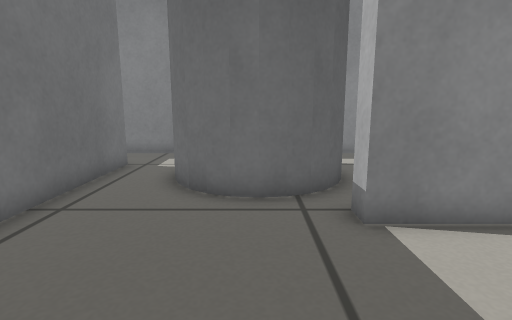
View 1 (above)

16 first-person views from a walk through a Gazebo world. The camera is 0.42 m above the floor, tilts 10° down and sees 80° across. The floor is counted in squares, 0.2 m on a side. Each view is taken from the middle of a square. On the plan, view 1 faces up. The plan holds only what a view shows up to about 17 squares ahead; the rest is blank.

View 2
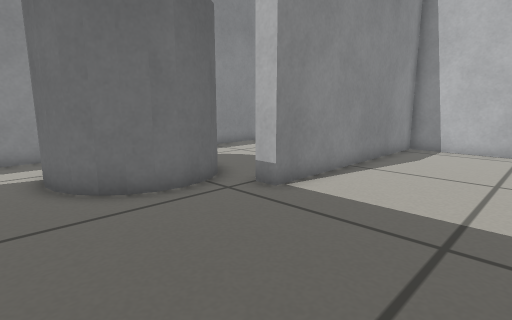

View 3
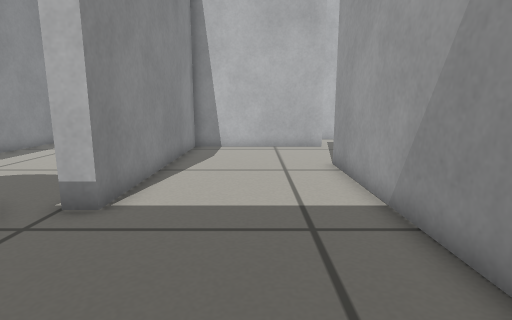

View 4
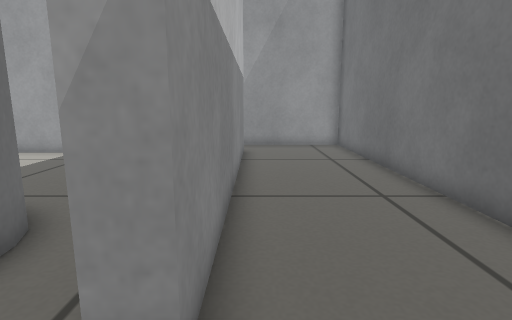

View 5
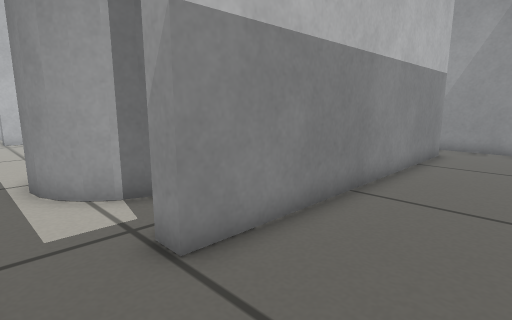

View 6
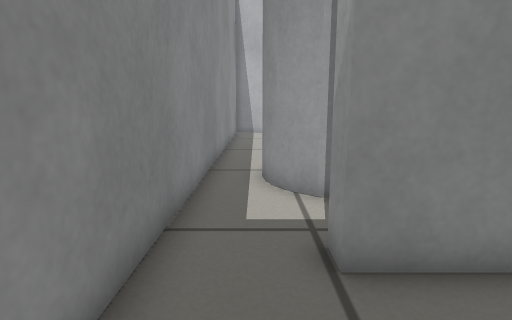

View 7
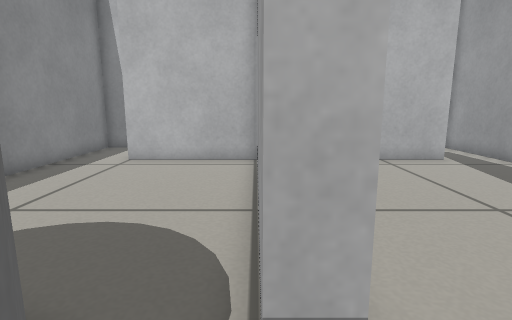

View 8
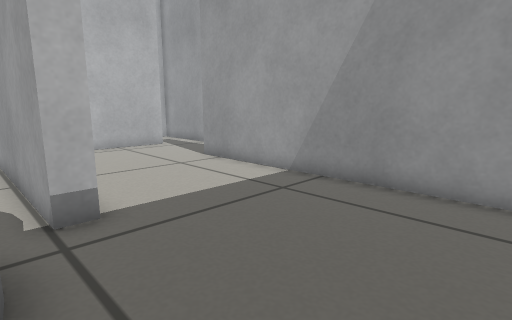

View 9
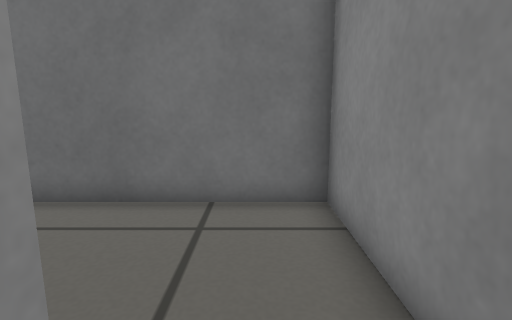

View 10
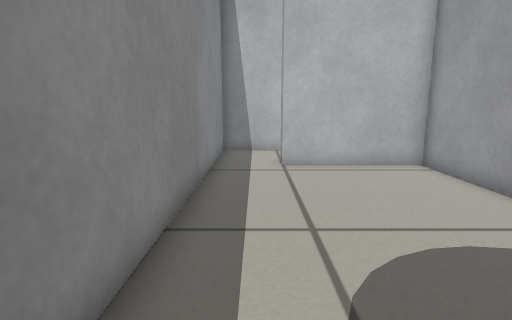

View 11
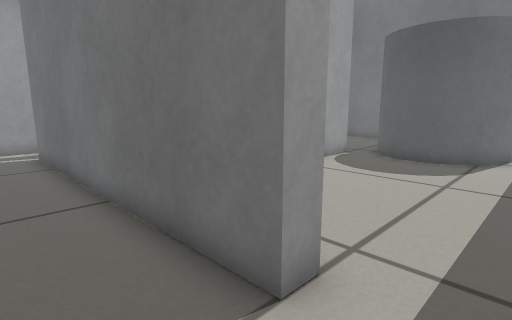

View 12
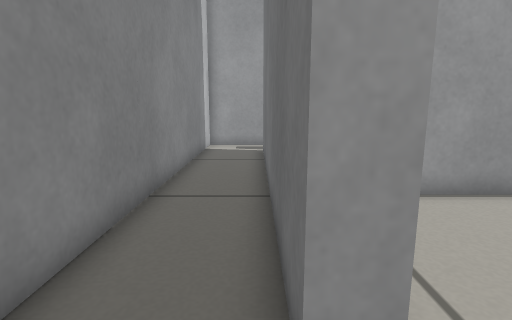

View 13
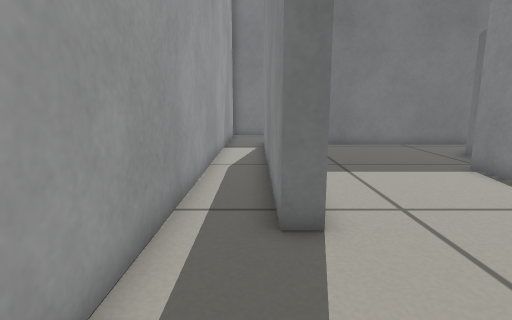

View 14
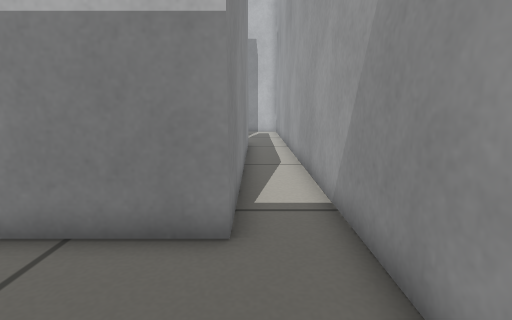

View 15
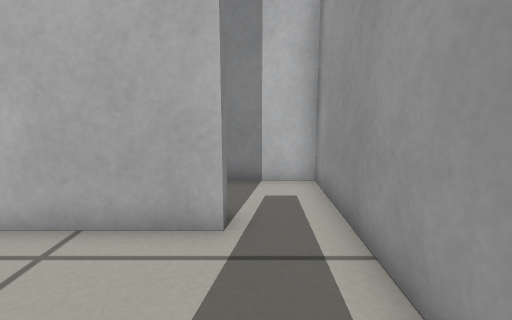

View 16
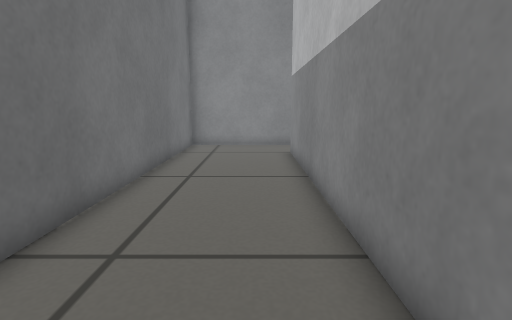

### Floor plan
Key: @ floor where view 1 was taken; # wall or solid block; . floor; C grey cylinder.
Columns run from 11 left of view 1 to 16 right of it. Each row starts with its distance up from view 1.
 14 ############################
 13 #..........................#
 12 #..........C...............#
 11 #........CC CC.........#...#
 10 #.....#..C   C.........#...#
  9 #.....#..C   C.........#...#
  8 #.....#..CC  C.........#...#
  7 #.....#...CCC..........#...#
  6 #.....#......###########...#
  5 #.....#......###########...#
  4 #.....#................#...#
  3 #.....#................#...#
  2 #.....#................#...#
  1 #.....#................#...#
  0 #.....#....@...........#...#
 -1 #.....#############....#...#
 -2 #..........................#
 -3 #..........................#
 -4 ############################

Where each view was taken, in squares from view 1:
view 1: 0 up, 0 right, facing up
view 2: 0 up, 4 left, facing up-right
view 3: 2 up, 4 left, facing right
view 4: 13 up, 6 left, facing down
view 5: 13 up, 9 left, facing down-right
view 6: 12 up, 9 left, facing right
view 7: 6 up, 0 right, facing right
view 8: 7 up, 4 left, facing down-right
view 9: 12 up, 4 left, facing left
view 10: 12 up, 1 right, facing right
view 11: 13 up, 15 right, facing down-left
view 12: 13 up, 13 right, facing down
view 13: 2 down, 12 right, facing left
view 14: 2 down, 10 left, facing right
view 15: 2 down, 7 right, facing right
view 16: 3 down, 7 left, facing up
